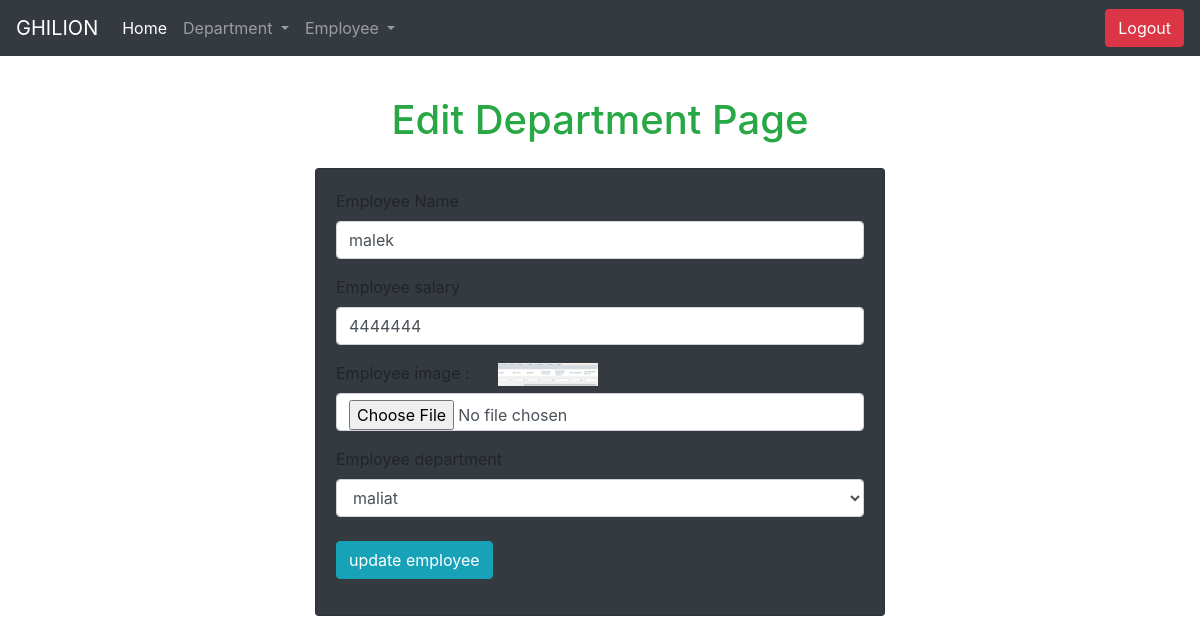
/employee/edit.php?edit=31 (signed in), run on the app's committed database.
### tables this page shows
CREATE TABLE `employee` (
  `id` int(11) NOT NULL,
  `emp-name` varchar(50) NOT NULL,
  `salary` int(11) NOT NULL,
  `image` text NOT NULL,
  `created-at` date NOT NULL DEFAULT current_timestamp(),
  `dept-id` int(11) NOT NULL
);

### employee/edit.php (the view, shortened to what this page needs)
<?php
include '../public/head.php';
include '../public/navbar.php';
include '../App/confige.php';
if(isset($_GET['edit'])){
$editid = $_GET['edit'];
$seledit = "select * from `employee` where id = $editid";
$selquery = mysqli_query($conn ,$seledit );
$sss = mysqli_fetch_assoc($selquery);
$sel = "select * from  `empwithdept` where empId =$editid";
$sssssss = mysqli_query($conn , $sel);
$ddd =mysqli_fetch_assoc($sssssss);
}
?>
<h1 class="text-center text-success  pt-5 mt-5" >Edit Department Page</h1>
<div class="container mt-4 col-md-6">
<div class="card bg-dark">
    <div class="card-body">
        <form method="post" enctype="multipart/form-data">
        <div class="form-group">
    <label > Employee Name </label>
    <input type="text" name="emp-name" value="<?=$sss['emp-name'] ?>" placeholder="dept name"  class="form-control" id="exampleInputEmail1" aria-describedby="emailHelp">
    </div>
    <div class="form-group">
    <label > Employee salary </label>
    <input type="number" name="emp-salary"  value="<?=$sss['salary'] ?>" placeholder="emp salary"  class="form-control" id="exampleInputEmail1" aria-describedby="emailHelp">
    </div>
    <div class="form-group">
    <label class="mr-4"  > Employee image  : </label>
    <img width="100px" src="./upload/<?=$sss['image']?>" alt="">
    <input type="file" name="emp-image" placeholder="emp salary"  class="form-control" id="exampleInputEmail1" aria-describedby="emailHelp">
    </div>
    <div class="form-group">
    <label > Employee department </label>
    <select name="deptname1"  class="form-control mb-4">
<option  selected  value="<?= $ddd['deptId'] ?>"><?= $ddd['deptName'] ?></option>
    </select>
  <button name="update" class="btn btn-info" >  update employee</button>
  </form>
    </div>
</div>
</div>
<?php
include '../public/script.php';
?>

### data on the page
employee: emp-name "malek", emp-salary "4444444", image (picture)

### other printed values
form field deptname1 "maliat"
